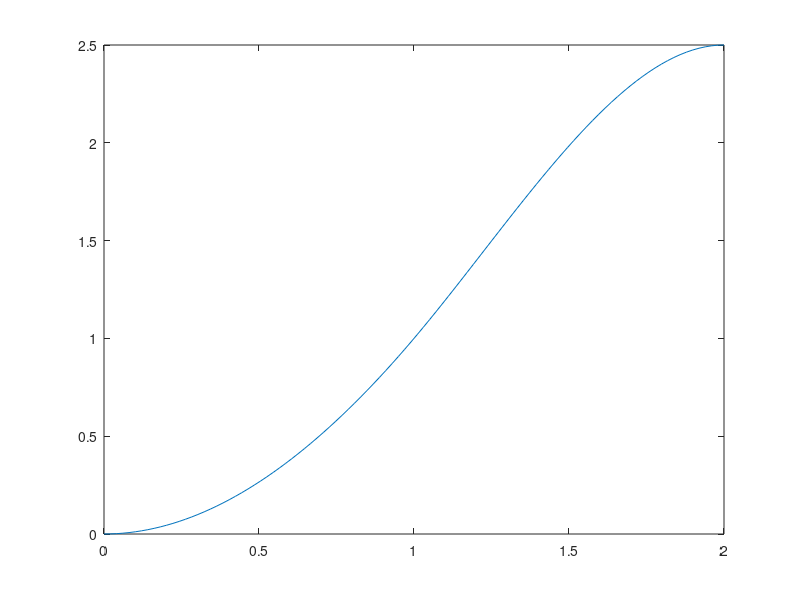

MATLAB code to generate this figure:
# Spline interpoláció
clear;
x = [-2 -1  0  1  2  3];
s = [15, 4  1  7  4 12  9, 8];

xx = linspace(-2.1, 3.1);
yy = spline(x,s,xx);
plot(x,s(2:end-1), '*', xx, yy);

# p = spline(x,s)

# 4. Feladat ===================================================================
clear;

F = @(x) 1 ./ (1 + 25 * x.^2);
x = linspace(-1,1);
plot(x, F(x), 'k')
hold on;

xx = -1:0.2:1;
p = polyfit(xx, F(xx), length(xx)-1);
plot(x, polyval(p,x), 'r');

xx = -1:0.2:1;
y = [0, F(xx), 0];
plot(x, spline(xx,y,x), 'g');
legend('f', 'Lagrange', 'Spline');

hold off;

# 5. Feladat (szorgalmi) =======================================================
clear;
# A(0,0)-ig egyenes
# B(1,1) ponton áthalad
# C(2, 2.5) ponttól megint egyenes

x = [0, 1, 2];
y = [0, 0, 1, 2.5, 0]; # A Két szélén az egyenesek deriváltja (meredeksége)
# Mivel egyenesek, ezért 0 a meredekségük

xx = linspace(0,2);
yy = spline(x, y, xx);

plot(xx, yy);
